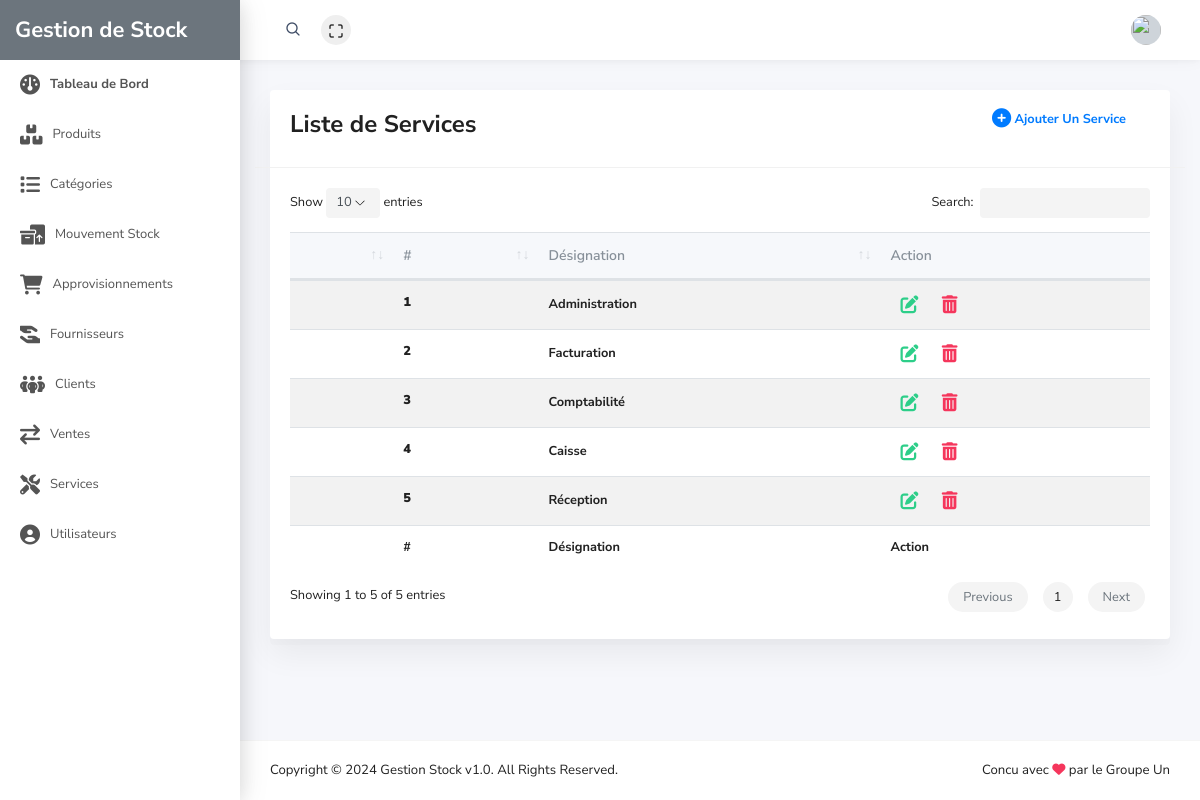
The app's page /page/Services.php (signed in) with its own data.
### tables this page shows
CREATE TABLE `tservice` (
  `CODESERVICE` int(11) NOT NULL,
  `DESIGNATION` varchar(50) DEFAULT NULL
);

### Model/ClsService.php (called while the page is built, shortened)
<?php
class services
{
    public function afficher()
    {
        $con = new db_connection();
        $connect = $con->openconnection();
        try {
            $stmt = $connect->prepare("SELECT * FROM `tservice`");
            $stmt->execute();
            return $stmt->fetchAll();
        } catch (Exception $e) {
            return $e->getMessage();
        }
    }
}

### page/Services.php (the view, shortened to what this page needs)
<!doctype html>
<html class="no-js" lang="en">
    <head>
        <?php
    include '../include/head.php';
    require('../Model/ClsService.php');
    $data = new services();
    $all = $data->afficher();
    ?>
    <body>
        <div class="wrapper">
            <header class="header-top" header-theme="light">
                <?php
            include('../include/header.php');
            ?>
            </header>
            <div class="page-wrap">
                <?php
            include('../include/sidebar.php');
            ?>
                <div class="main-content">
                    <div class="container-fluid">
                        <div class="card">
                            <div class="card-header row">
                                <div class="col col-sm-12">
                                    <div class="card-options d-inline-block">
                                        <h4><b>Liste de Services</b></h4>
                                    </div>
                                    <div class=" float-right px-4">
                                        <a class="text-primary" href="" data-toggle="modal"
                                            data-target="#exampleModalCenter"> <span><b>Ajouter
                                                    Un Service</b>
                                            </span></a>
                                    </div>
                                </div>
                            </div>
                            <div class="card-body">
                                <div class=" table-responsive">
                                    <table id="order-table" class="table table-striped  nowrap">
                                        <thead>
                                            <tr>
                                                <th></th>
                                                <th>#</th>
                                                <th>Désignation</th>
                                                <th>Action</th>
                                            </tr>
                                        </thead>
                                        <tbody>
                                            <?php
                                        $numero = 1;
                                        foreach ($all as $key => $val) {
                                        ?>
                                            <tr>
                                                <th></th>
                                                <th scope="row"><b><?= $numero ?></b></th>
                                                <td><b><?= $val['DESIGNATION'] ?></b></td>
                                                <td><span data-id='<?= $val['CODESERVICE'] ?>'
                                                        class="badge elementinfo "></span>
                                                    <span data-id='<?= $val['CODESERVICE'] ?>'
                                                        class="badge elementinfo "></span>
                                                </td>
                                            </tr>
                                            <?php
                                            $numero++;
                                        }
                                        ?>
                                        </tbody>
                                        <tfoot>
                                            <tr>
                                                <th></th>
                                                <th>#</th>
                                                <th>Désignation</th>
                                                <th>Action</th>
                                            </tr>
                                        </tfoot>
                                    </table>
                                </div>
                            </div>
                        </div>
                    </div>
                </div>
                <?php
            include('../include/footer.php');
            ?>
            </div>
        </div>
    </body>
</html>

### records on screen
tservice: DESIGNATION "Administration"
tservice: DESIGNATION "Facturation"
tservice: DESIGNATION "Comptabilité"
tservice: DESIGNATION "Caisse"
tservice: DESIGNATION "Réception"
